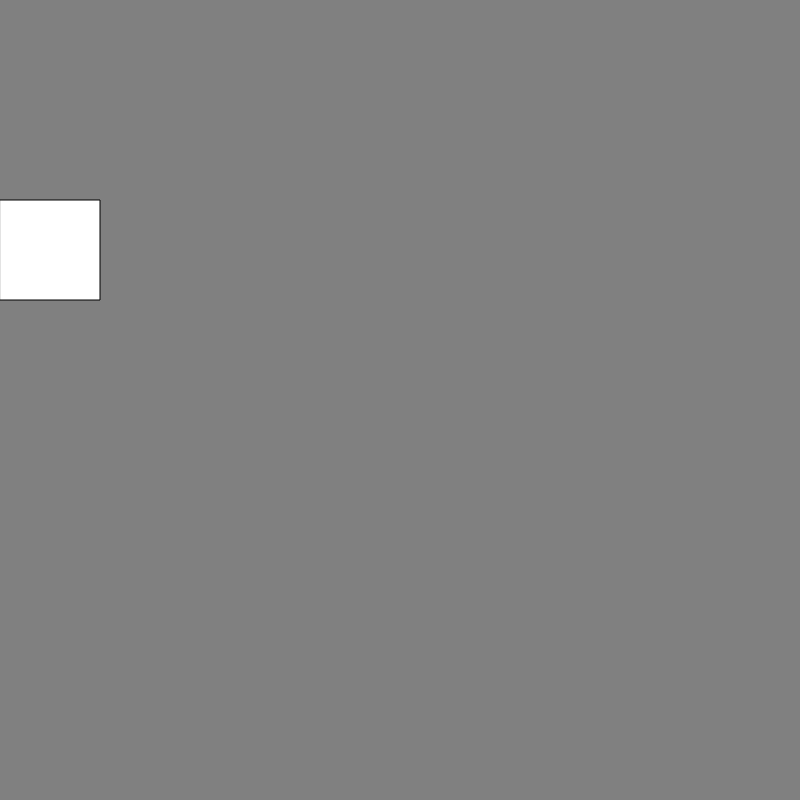
Frame 1 (no input)
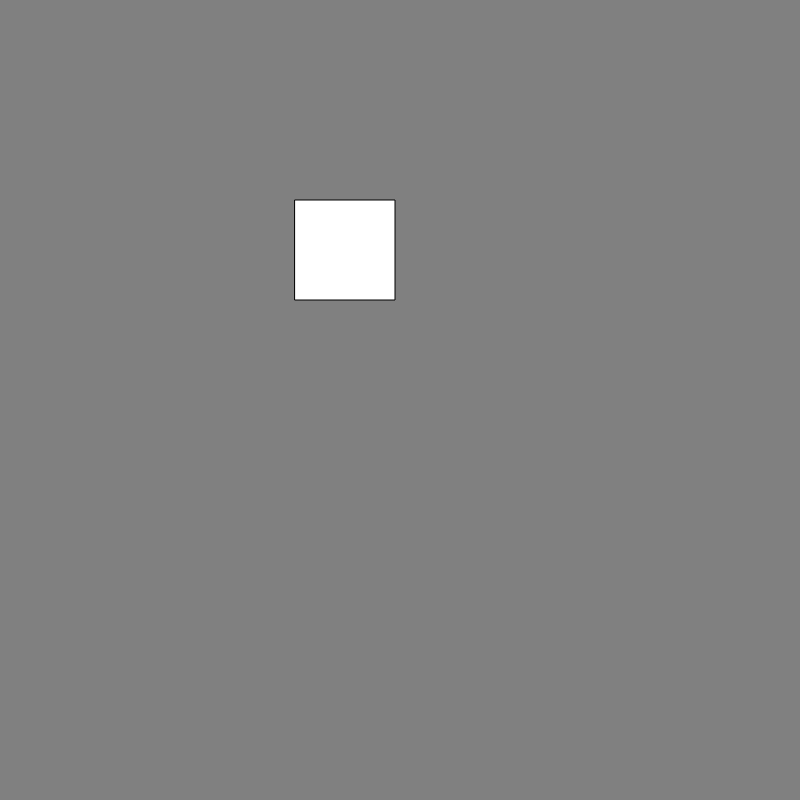
Frame 60 (no input)
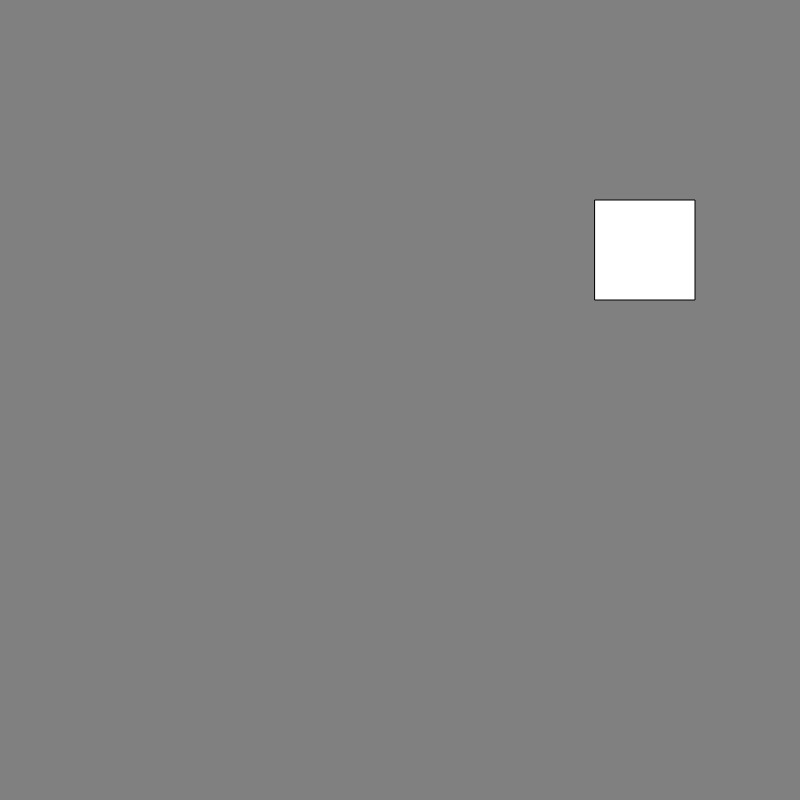
Frame 120 (the mouse pressed at the canvas centre since frame 60)

The p5.js sketch that drew these frames (run headless with seeded random() and noise() and a simulated clock; from frame 60 on, the mouse is pressed at the canvas centre):

// p5.js sketch
// ── sketch.js
var x = 0 ;

function setup() {
  // put setup code here
  createCanvas (800, 800) ;
}

function draw() {
  // put drawing code here
  background ('grey');
  rect (x, 200, 100, 100,);
  x = x + 5 ;
  if (x > width) {
    x = 0 ;
  }
}
